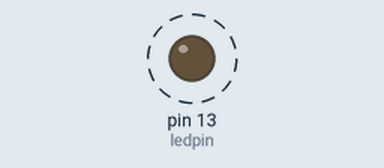
This sketch was run on a simulated Arduino Uno, built with avr-gcc and run on an emulated ATmega328P. Shown: output pins drawn as LEDs (lit = HIGH). Dashed ring = blinking.

Above: at 0.02 s.
Timing chart, 0 to 3.0 s (numbered marks = the images above):
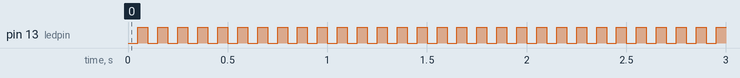

The sketch:

sketch_jan20a.ino
```cpp
 int val;
 int ledpin=13;
void setup() {
  pinMode(13,OUTPUT);

}

void loop() {
for(int i=12;i<14;i++)
{
digitalWrite(i,HIGH);
delay(50);
digitalWrite(i,LOW);
}
}
```

Measured:
- by itself, pin 13 (ledpin): alternates HIGH for 0.05 s and LOW for 0.05 s
